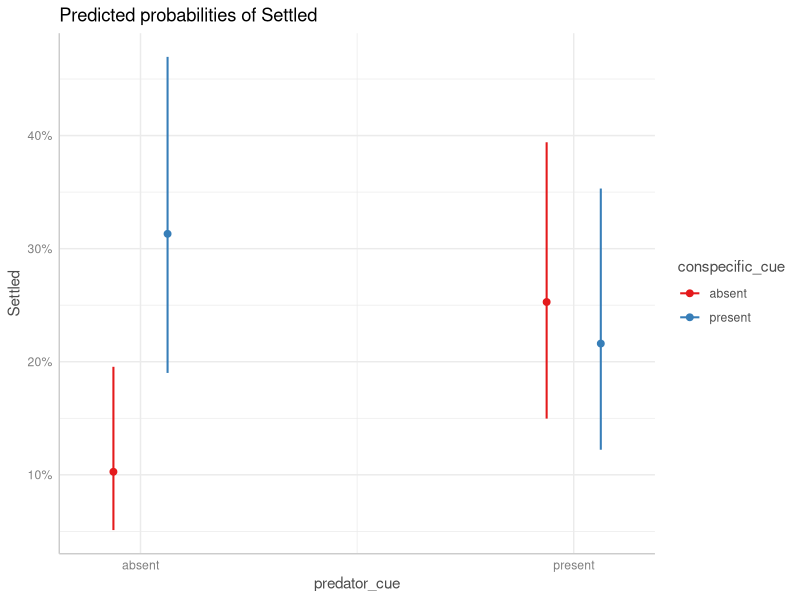
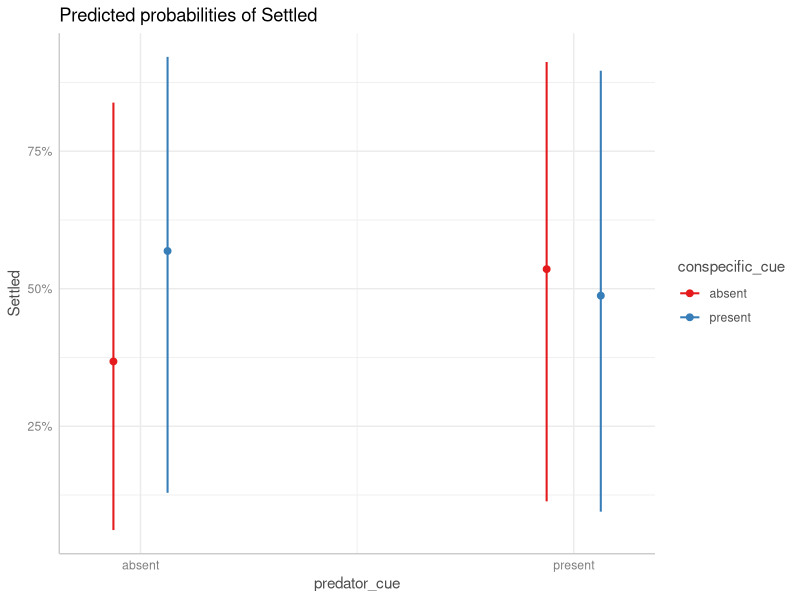

Reproduce these figures in R, in order. (Note: this script raises an error after producing the figures.)
setwd("~/GitHub/")
data <- read.csv2(file="Experiment 1 data1.csv", sep=",")

install.packages("dplyr")
library(dplyr)
install.packages("Matrix")
install.packages("lme4")
install.packages("ggeffects")
library(Matrix)
library(lme4)
library(ggeffects)

#deleting 10hr, 20hr data 
data <- select(data, -settled_10hrs, -unattached_10hrs, -settled_20hrs, -unattached_20hrs)
colnames(data)[5] <- 'Settled'
colnames(data)[6] <- 'Unattached'

# 1. Calculate response variable from input data
# Multiply rows by number of larvae per well for settled and unattached and concatenate the resulting dataframes

mult_s <- rep(1:nrow(data), data[, 'Settled'])
mult_u <- rep(1:nrow(data), data[, 'Unattached'])
data_s <- data[mult_s,]
data_s[, 'Settled'] <- 1
data_s <- data_s[, !(names(data_s) %in% c('Unattached'))]
data_u <- data[mult_u,]
data_u[, 'Unattached'] <- 0
data_u <- data_u[, !(names(data_u) %in% c('Settled'))]
colnames(data_u)[5] <- 'Settled'
data <- rbind(data_s, data_u)

#binary predictor values

data['Shell'] <- data['Cue']
data['conspecific_cue'] <- data['Cue']
data['predator_cue'] <- data['Cue']

data$Shell <- ifelse(grepl("Conspecific shell", data$Shell), TRUE, FALSE)
data$conspecific_cue <- ifelse(grepl("conspecific cue", data$conspecific_cue), TRUE, FALSE)
data$predator_cue <- ifelse(grepl("predator cue", data$predator_cue), TRUE, FALSE)

data$Shell <-sub("TRUE", "untreated", data$Shell)
data$Shell <-sub("FALSE", "sterilized", data$Shell)
data$predator_cue <-sub("TRUE", "present", data$predator_cue)
data$predator_cue <-sub("FALSE", "absent", data$predator_cue)
data$conspecific_cue <-sub("TRUE", "present", data$conspecific_cue)
data$conspecific_cue <-sub("FALSE", "absent", data$conspecific_cue)

#taking out all data with con shell 
new_data <- subset(data, Shell == "sterilized")


#making model
model <- glmer(Settled ~ predator_cue * conspecific_cue + (1 | Larvae.batch) + (1 | Larvae.age) + (1 | Crab), data = data, family = binomial)
model2 <-glmer(Settled ~ conspecific_cue * predator_cue +(1 | Shell) + (1 | Larvae.batch) + (1 | Larvae.age) + (1 | Crab), data = data, family = binomial)
model3 <-glmer(Settled ~ predator_cue * conspecific_cue + (1 | Larvae.batch) + (1 | Larvae.age) + (1 | Crab), data = new_data, family = binomial)

summary(model3)

#visualizing model
m <- ggpredict(model3, terms = c("predator_cue", "conspecific_cue"))
plot(m)
m2 <- ggpredict(model2, terms = c("predator_cue", "conspecific_cue"))
plot(m2)

m <- ggpredict(model, terms = c("conspecific_cue", "predator_cue"))
plot(m, connect.lines = TRUE) +
  labs(x = 'Conspecific Cue', 
       y= 'Larvae Settled (%)',
       title = "") +
  guides(color = guide_legend(title = "Predator Cue")) +
  scale_color_manual(breaks = c("absent", "present")
                     , labels= c("Absent", "Present"),
                     values = c("dodgerblue3", "orangered4")) +
  scale_y_continuous(labels= function(x) paste0(x*100), limits = c(0,1))
